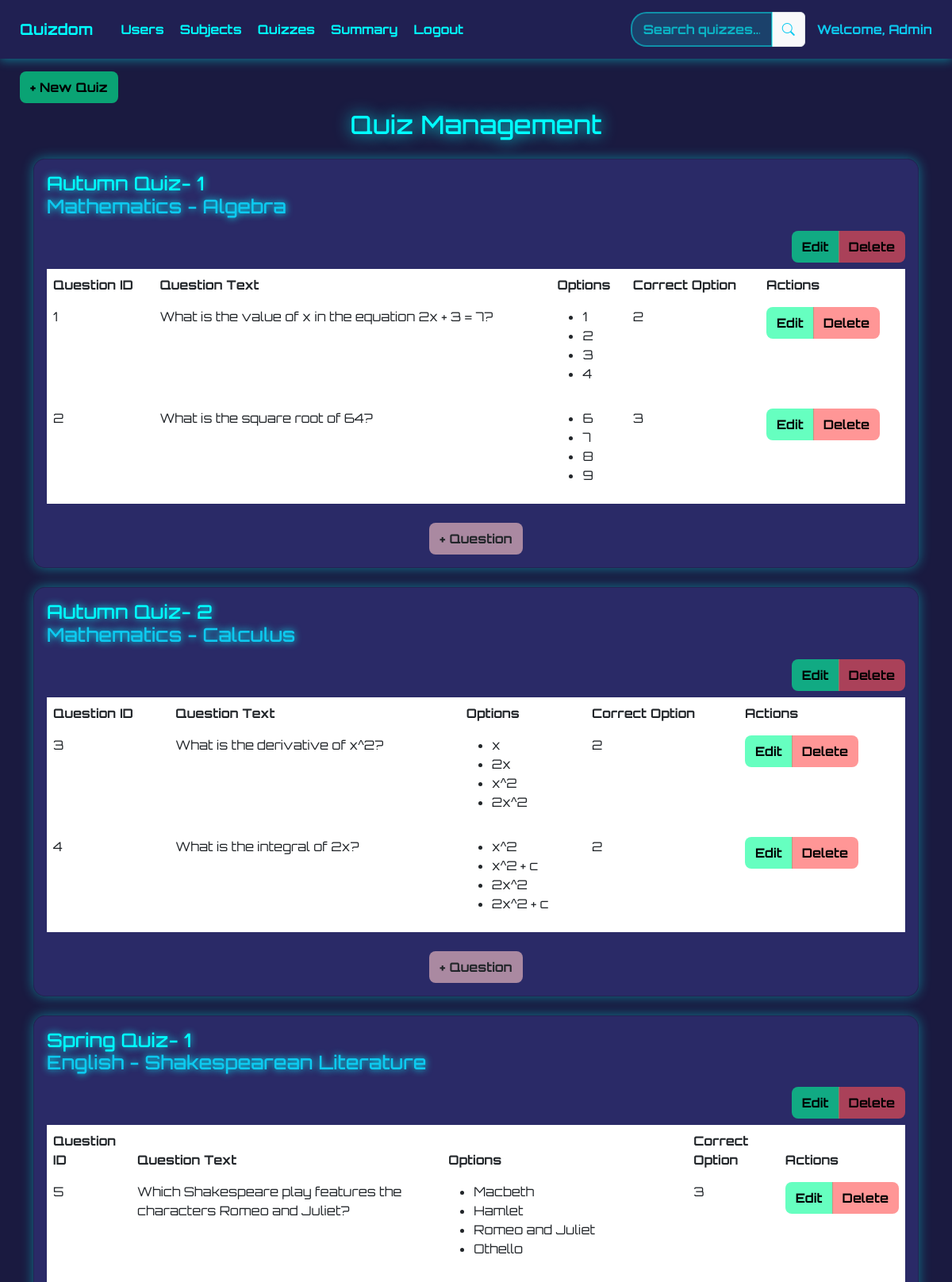
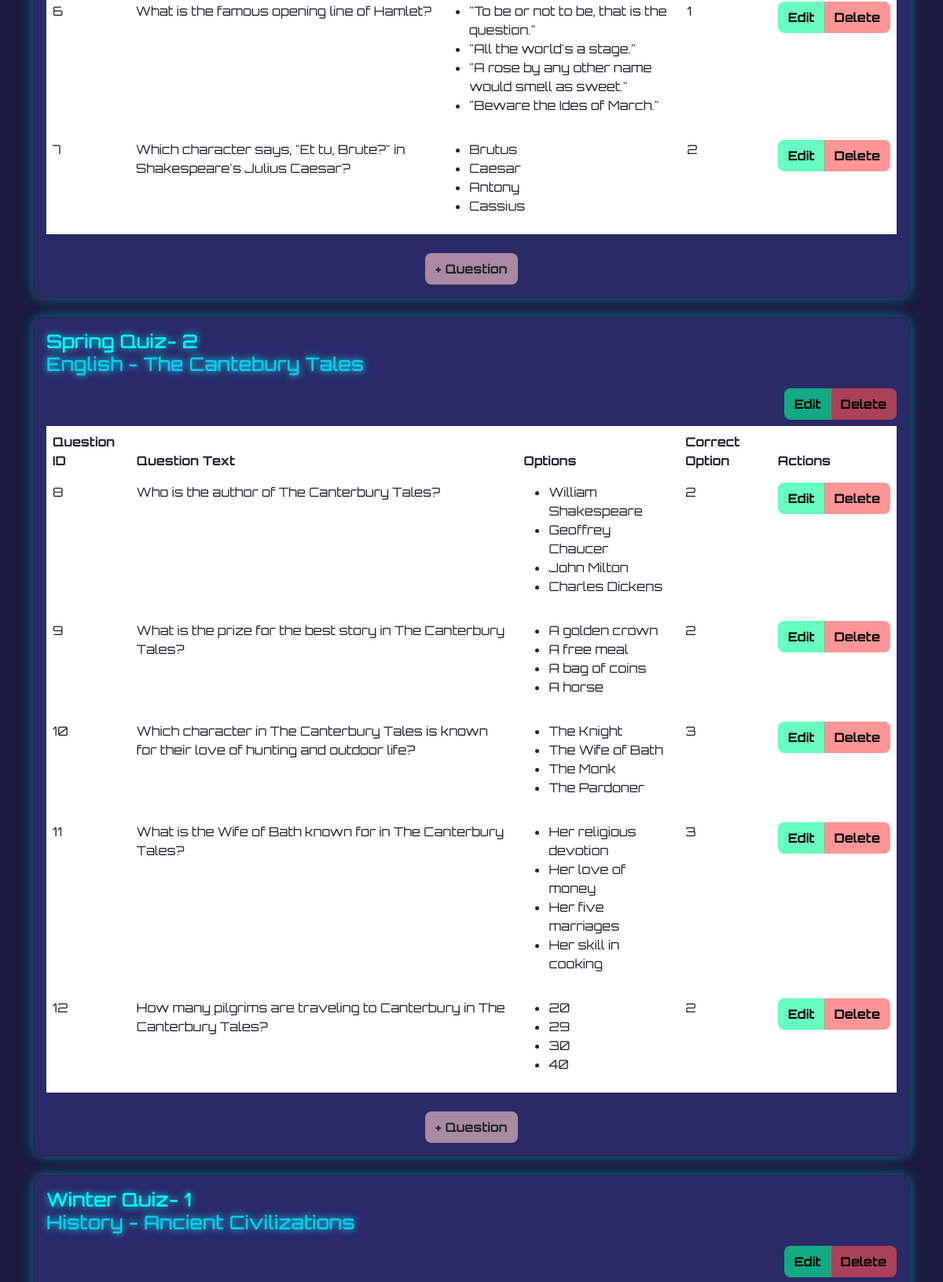
The page /Manage-Quizzes (upper part) on the database its author committed (2 pictures, top to bottom).
### main.py (models this page shows)
class Quiz(db.Model):
    id = db.Column(db.Integer, unique=True, primary_key=True)
    title = db.Column(db.String(100), nullable=False)
    chapter_id = db.Column(db.Integer, db.ForeignKey('chapter.id'), nullable=False)
    date_of_quiz = db.Column(db.DateTime, default=datetime.utcnow)
    time_duration = db.Column(db.Integer, nullable=False)
    remarks = db.Column(db.Text, nullable=False)
    questions = db.relationship('Question', back_populates='quiz', cascade="all, delete")
    chapter = db.relationship('Chapter', back_populates='quiz')
    scores = db.relationship('Score', back_populates='quiz', cascade="all, delete")

class Subject(db.Model):
    id = db.Column(db.Integer, primary_key=True)
    name = db.Column(db.String(100), nullable=False)
    description = db.Column(db.Text, nullable=False)
    chapters = db.relationship('Chapter', back_populates='subject', cascade="all, delete-orphan")

class Chapter(db.Model):
    id = db.Column(db.Integer, primary_key=True)
    title = db.Column(db.String(100), nullable=False)
    description = db.Column(db.Text, nullable=False)
    subject_id = db.Column(db.Integer, db.ForeignKey('subject.id'), nullable=False)
    subject = db.relationship('Subject', back_populates='chapters')
    quiz = db.relationship('Quiz', back_populates='chapter', cascade="all, delete")

class Question(db.Model):
    id = db.Column(db.Integer, unique=True, primary_key=True)
    quiz_id = db.Column(db.Integer, db.ForeignKey('quiz.id'), nullable=False)
    question_text = db.Column(db.Text, nullable=False)
    option1 = db.Column(db.String(100), nullable=False)
    option2 = db.Column(db.String(100), nullable=False)
    option3 = db.Column(db.String(100), nullable=False)
    option4 = db.Column(db.String(100), nullable=False)
    correct_option = db.Column(db.Integer, nullable=False)
    quiz = db.relationship('Quiz', back_populates='questions')

### main.py (the view)
@app.route('/Manage-Quizzes')
def manage_quizzes():
    search_query = request.args.get('search', '').lower()
    quizzes = Quiz.query.join(Chapter).join(Subject).filter(
        (Quiz.title.ilike(f'%{search_query}%')) |
        (Chapter.title.ilike(f'%{search_query}%')) |
        (Subject.name.ilike(f'%{search_query}%'))
    ).all()
    chapters = Chapter.query.all()
    return render_template('quiz_management.html', quizzes=quizzes, chapters=chapters)

### templates/quiz_management.html (shortened to what this page needs)
<!DOCTYPE html>
<html lang="en">
<head>
    <link href="https://cdn.jsdelivr.net/npm/bootstrap@5.3.0/dist/css/bootstrap.min.css" rel="stylesheet">
    <link rel="stylesheet" href="https://cdn.jsdelivr.net/npm/bootstrap-icons/font/bootstrap-icons.css">
</head>
<body>
<nav class="navigation">
    <div class="nav-links">
        <span class="brand">Quizdom</span>
        <a href="/Manage-Users">Users</a>
        <a href="/Manage-Subjects">Subjects</a>
        <a href="/Manage-Quizzes">Quizzes</a>
        <a href="/Admin-Summary">Summary</a>
        <a href="/">Logout</a>
    </div>
    <div class="nav-right">
        <form action="{{ url_for('manage_quizzes') }}" method="GET" class="input-group">
            <input type="text" name="search" class="search-box form-control" placeholder="Search quizzes...">
            <button type="submit" class="input-group-text text-info"><i class="bi bi-search"></i></button>
        </form>
        <span class="text-info fw-bold">Welcome, Admin</span>
    </div>
</nav>
<button type="button" class="btn btn-new-quiz" data-bs-toggle="modal" data-bs-target="#quizModal">+ New Quiz</button>
<div class="container mt-5 pb-5">
    <h1 class="dashboard-title">Quiz Management</h1>
    {% for quiz in quizzes %}
    <div class="row mt-4">
        <div class="col-12">
            <div class="card p-3">
                <h2>{{quiz.title}}
                <p class="text-info">{{quiz.chapter.subject.name}} - {{quiz.chapter.title}}</p>
                    <div class="btn-group" style="float: right;">
                        <button type="button" class="btn btn-custom btn-edit" data-bs-toggle="modal" data-bs-target="#editQuizModal{{quiz.id}}">Edit</button>
                        <a href="/Delete-Quiz/{{quiz.id}}" class="btn btn-custom btn-delete">Delete</a>
                    </div>
                </h2>
                <table class="table table-borderless text-light">
                    <thead>
                        <tr>
                            <th>Question ID</th>
                            <th>Question Text</th>
                            <th>Options</th>
                            <th>Correct Option</th>
                            <th>Actions</th>
                        </tr>
                    </thead>
                    <tbody>
                        {% for question in quiz.questions %}
                        <tr>
                            <td>{{question.id}}</td>
                            <td>{{question.question_text}}</td>
                            <td>
                                <ul>
                                    <li>{{question.option1}}</li>
                                    <li>{{question.option2}}</li>
                                    <li>{{question.option3}}</li>
                                    <li>{{question.option4}}</li>
                                </ul>
                            </td>
                            <td>{{question.correct_option}}</td>
                            <td>
                                <div class="btn-group">
                                    <a href="{{ url_for('edit_question', question_id=question.id) }}" class="btn btn-custom btn-edit">Edit</a>
                                    <a href="/Delete-Question/{{question.id}}" class="btn btn-custom btn-delete">Delete</a>
                                </div>
                            </td>
                        </tr>
                        {% endfor %}
                    </tbody>
                </table>
                <button type="button" class="btn btn-custom btn-add mt-2" data-bs-toggle="modal" data-bs-target="#questionModal{{quiz.id}}">+ Question</button>
            </div>
        </div>
    </div>
    {% endfor %}
</div>
</body>
</html>

### templates/quiz_management.html (style rules this page uses)
* { font-family: 'Orbitron', sans-serif; }
body { background-color: #1A1A40; color: #F2F2F2; padding-top: 70px; display: flex; flex-direction: column; min-height: 100vh; }
.navigation { position: fixed; top: 0; left: 0; width: 100%; display: flex; justify-content: space-between; align-items: center; background-color: rgba(34, 34, 85, 0.9); padding: 15px 25px; box-shadow: 0 2px 12px rgba(0, 255, 255, 0.4); z-index: 1000; }
.nav-links { display: flex; align-items: center; gap: 20px; }
.nav-links a { text-decoration: none; color: #00FFFF; font-weight: bold; transition: 0.3s; }
.brand { font-size: 1.2rem; font-weight: bold; color: #00FFFF; margin-right: 15px; }
.nav-right { display: flex; align-items: center; gap: 15px; }
.input-group { width: 220px; }
.search-box { padding: 8px 14px; border-radius: 20px; background-color: rgba(0, 255, 255, 0.15); color: #00FFFF; outline: none; border: 2px solid rgba(0, 255, 255, 0.5); font-weight: bold; transition: 0.3s; }
.search-box::placeholder { color: rgba(0, 255, 255, 0.6); }
.dashboard-title { text-align: center; color: #00FFFF; font-size: 2em; text-shadow: 0 0 20px #00FFFF; margin-top: 20px; }
.card { background: rgba(50, 50, 120, 0.7); box-shadow: 0 0 15px rgba(0, 255, 255, 0.4); transition: transform 0.3s; border-radius: 15px; }
.card h2 { color: #00FFFF; text-shadow: 0 0 10px #00FFFF; font-size: 1.5rem; }
.btn-custom { font-weight: bold; border-radius: 8px; padding: 7px 12px; }
.btn-edit { background-color: rgba(0, 255, 150, 0.6); color: #000; }
.btn-delete { background-color: rgba(255, 80, 80, 0.6); color: #000000; text-shadow: none; }
.btn-add { background-color: rgba(255, 200, 200, 0.6); display: block; margin: auto; }
.btn-new-quiz { background-color: rgba(0, 255, 150, 0.6); color: #000; font-weight: bold; font-family: 'Orbitron', sans-serif; border-radius: 8px; padding: 7px 12px; position: absolute; left: 25px; top: 90px; transition: 0.3s; }

### rows shown on the page
Quiz: title "Autumn Quiz- 1", chapter.subject.name "Mathematics", chapter "Algebra"
Question: id "1", question_text "What is the value of x in the equation 2x + 3 = 7?", option1 "1", option2 "2", option3 "3", option4 "4", correct_option "2"
Question: id "2", question_text "What is the square root of 64?", option1 "6", option2 "7", option3 "8", option4 "9", correct_option "3"
Quiz: title "Autumn Quiz- 2", chapter.subject.name "Mathematics", chapter "Calculus"
Question: id "3", question_text "What is the derivative of x^2?", option1 "x", option2 "2x", option3 "x^2", option4 "2x^2", correct_option "2"
Question: id "4", question_text "What is the integral of 2x?", option1 "x^2", option2 "x^2 + c", option3 "2x^2", option4 "2x^2 + c", correct_option "2"
Quiz: title "Spring Quiz- 1", chapter.subject.name "English", chapter "Shakespearean Literature"
Question: id "5", question_text "Which Shakespeare play features the characters Romeo and Juliet?", option1 "Macbeth", option2 "Hamlet", option3 "Romeo and Juliet", option4 "Othello", correct_option "3"
Question: id "6", question_text "What is the famous opening line of Hamlet?", option1 "\"To be or not to be, that is the question.\"", option2 "\"All the world's a stage.\"", option3 "\"A rose by any other name would smell as sweet.\"", option4 "\"Beware the Ides of March.\"", correct_option "1"
Question: id "7", question_text "Which character says, \"Et tu, Brute?\" in Shakespeare's Julius Caesar?", option1 "Brutus", option2 "Caesar", option3 "Antony", option4 "Cassius", correct_option "2"
Quiz: title "Spring Quiz- 2", chapter.subject.name "English", chapter "The Cantebury Tales"
Question: id "8", question_text "Who is the author of The Canterbury Tales?", option1 "William Shakespeare", option2 "Geoffrey Chaucer", option3 "John Milton", option4 "Charles Dickens", correct_option "2"
Question: id "9", question_text "What is the prize for the best story in The Canterbury Tales?", option1 "A golden crown", option2 "A free meal", option3 "A bag of coins", option4 "A horse", correct_option "2"
Question: id "10", question_text "Which character in The Canterbury Tales is known for their love of hunting and outdoor life?", option1 "The Knight", option2 "The Wife of Bath", option3 "The Monk", option4 "The Pardoner", correct_option "3"
Question: id "11", question_text "What is the Wife of Bath known for in The Canterbury Tales?", option1 "Her religious devotion", option2 "Her love of money", option3 "Her five marriages", option4 "Her skill in cooking", correct_option "3"
Question: id "12", question_text "How many pilgrims are traveling to Canterbury in The Canterbury Tales?", option1 "20", option2 "29", option3 "30", option4 "40", correct_option "2"
Quiz: title "Winter Quiz- 1", chapter.subject.name "History", chapter "Ancient Civilizations"
